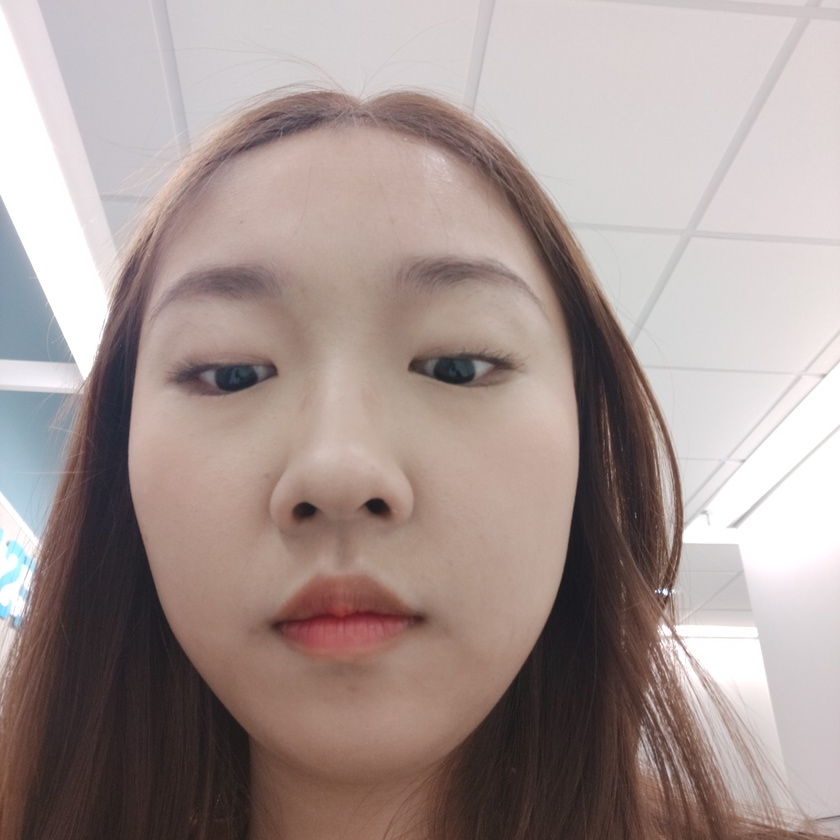
#> input picture python part/wyc8.jpg, 840 x 840 px, shrunk from 4312 x 4312 before the run
$ jupyter execute --allow-errors APL.ipynb   (shell and % lines are left out)   (older library calls are emulated)
#> lines starting #> are read from the running program, lines starting #| are printed output that depends on the picture; after the words box and inside, x2 and y2 are one past the last pixel; in counts of white or black regions, pixels touching at a corner belong together
[cell 1]
import numpy as np
import cv2 as cv
import matplotlib.pyplot as plt
import scipy.signal as sg
import scipy as sp
from mpl_toolkits import mplot3d
import ellipses as el
from matplotlib.patches import Ellipse
# helper functions
# ellipse fitting function
# [110 lines left out: functions efit, cfit, debubble, not called in this run]
# parameters:
zoomout = 1.2 #
ratio = .30
ratio1 = .68
narrower = 0
pns = 140
nns = 140
win = 6 # bilateral window size in pixel
print ('modules imported')

[cell 2]
#   faces eyes detection
face_cascade = cv.CascadeClassifier('C:\\Users\\wangy\\Anaconda2\\Lib\\site-packages\\cv2\\data\\haarcascade_frontalface_default.xml')
eye_cascade = cv.CascadeClassifier('C:\\Users\\wangy\\Anaconda2\\Lib\\site-packages\\cv2\\data\\haarcascade_eye.xml')
if (eye_cascade.empty()==True or face_cascade.empty()==True):
    print ('Fail to load xml data')
imgEye = []
img = cv.imread('wyc8.jpg')
#> img is the input picture: shape (840, 840, 3); mean B, G, R 146.5, 150, 165.4
gray = cv.cvtColor(img, cv.COLOR_BGR2GRAY)
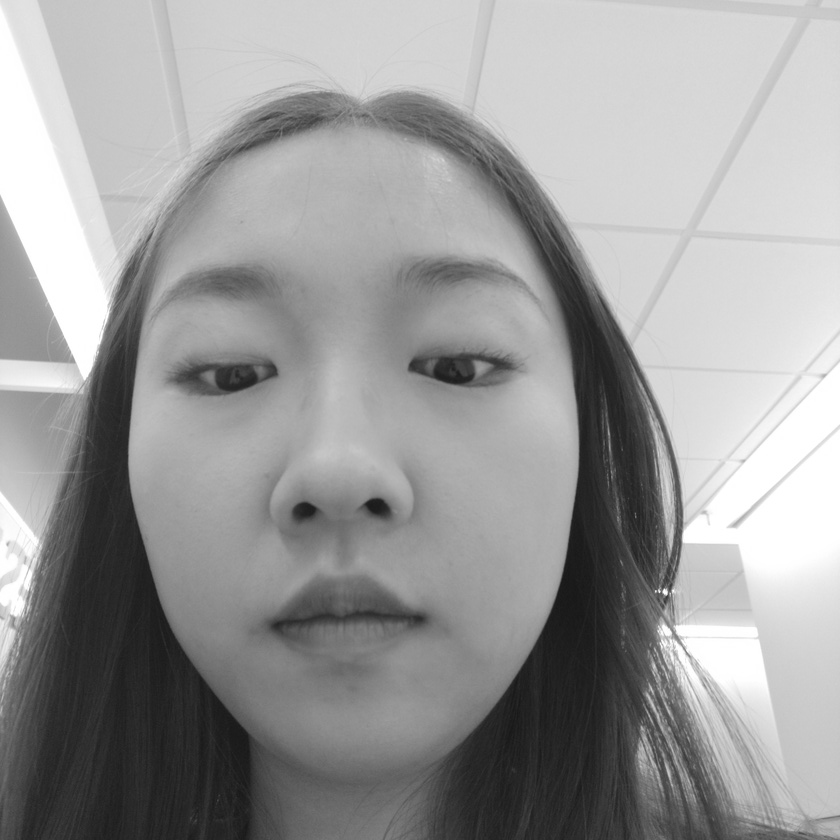
#> gray: shape (840, 840); min 23, max 255, mean 154.2
plt.imshow(gray, cmap='gray')
faces = face_cascade.detectMultiScale(gray, 1.3, 5)
#> faces = [[58, 143, 593, 593]]
if(len(faces) == 0):
    print("Face dectection failure")
for (x,y,w,h) in faces:
    cv.rectangle(img,(x,y),(x+w,y+h),(255,0,0),20)
    roi_gray = gray[y:y+h, x:x+w]
    plt.imshow(roi_gray,cmap='gray')
    roi_color = img[y:y+h, x:x+w]
    eyes = eye_cascade.detectMultiScale(roi_gray)
    for (ex,ey,ew,eh) in eyes:
        imgEye.append(cv.cvtColor(roi_color[ey+narrower:ey+(int)(ew), ex:ex+(int)(eh*zoomout)], cv.COLOR_BGR2GRAY))
        cv.rectangle(roi_color,(ex,ey),(ex+(int)(ew*1.4),ey+(int)(eh*1.4)),(0,255,0),10)
#> this loop made 1 pass
#> pass 1, `roi_gray = gray[y:y+h, x:x+w]`:
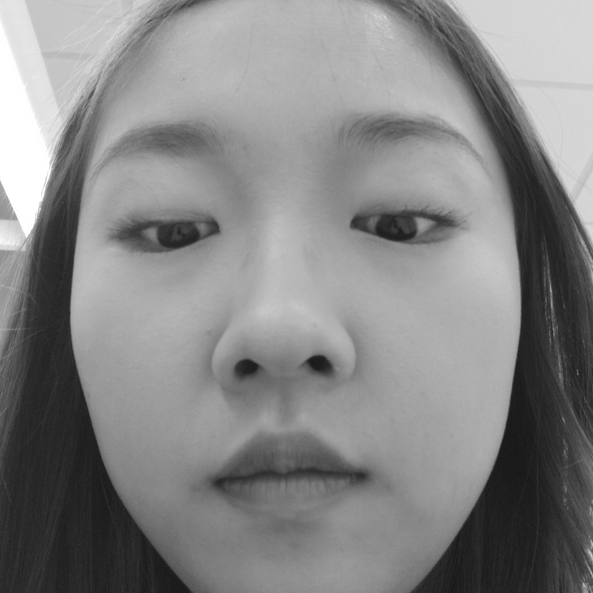
#> roi_gray: shape (593, 593); min 23, max 255, mean 133.3
#> after the loop:
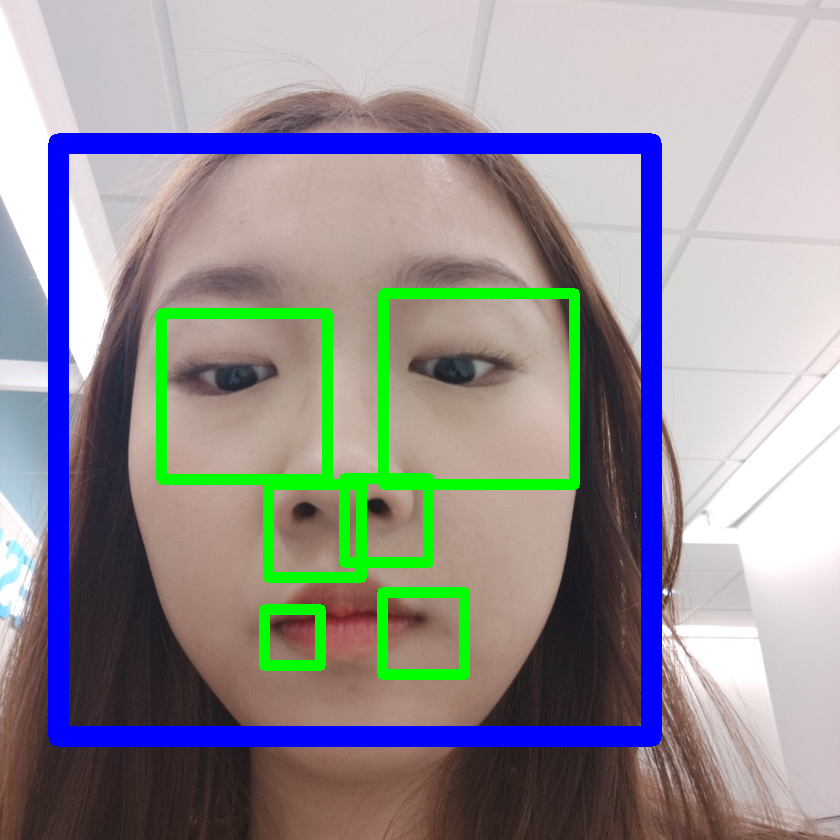
#> img: shape (840, 840, 3); 11.04% of pixels changed, all inside (x1, y1, x2, y2) = (48, 133, 662, 747)
#> after the loop:
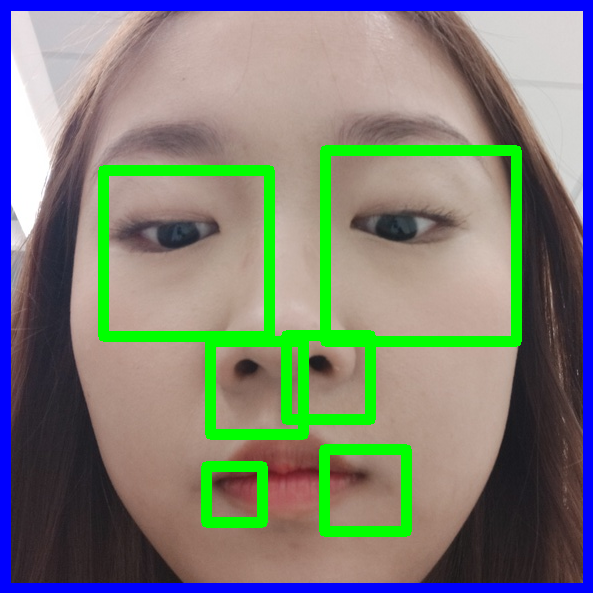
#> roi_color: shape (593, 593, 3); mean B, G, R 120.2, 128, 125.1
#> after the loop, imgEye = 6 items

plt.imshow(cv.cvtColor(img, cv.COLOR_BGR2RGB))
# plt.savefig('face20.jpg')
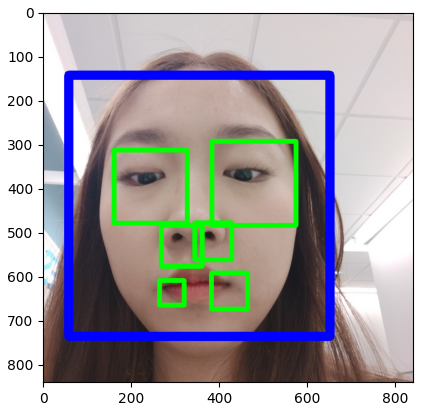
#> figure drawn by matplotlib, 1 panel

[cell 3]
# From eyes file
imgEye = []
eyefile = sp.misc.imread('l_eye.png')
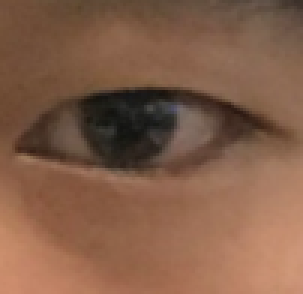
#> input picture python part/l_eye.png, 101 x 98 px, shrunk from 516 x 505 before the run (shown 3 times larger)
#> eyefile is the input picture: shape (98, 101, 4); mean R, G, B, A 130.8, 93.9, 72.5, 255
eyefile = cv.cvtColor(eyefile, cv.COLOR_BGR2GRAY)
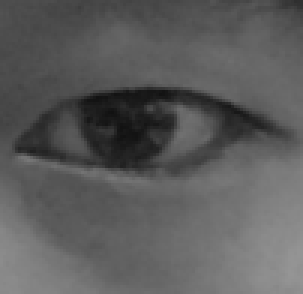
#> eyefile: shape (98, 101) (shown 3 times larger); min 17, max 149, mean 91.7
plt.imshow(eyefile, cmap='gray')
imgEye.append(eyefile)

#> (a cell that did not finish here is left out)

[cell 5]
#  eye corner localization
cfR = np.array([[-1,-1,-1, 1, 1, 1],
                [-1,-1,-1,-1, 1, 1],
                [-1,-1,-1,-1,-1, 1],
                [ 1, 1, 1, 1, 1, 1]])
cfL = np.array([[1,1,1,-1,-1,-1],[1,1,-1,-1,-1,-1],[1,-1,-1,-1,-1,-1],[1,1,1,1,1,1]])
# [4 lines of commented-out code are left out]
foR = sg.convolve2d(imgEye[0][:,:(int)(imgEye[0].shape[1]*ratio)], cfR, mode='valid')
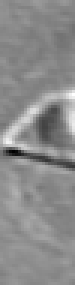
#> foR: shape (95, 25) int64 (shown 3 times larger); min -319, max 277, mean 7.3; drawn with min black and max white
maxpR = np.array([(int) (np.argmax(foR)/foR.shape[1]), np.argmax(foR)%foR.shape[1]])
#> maxpR = [31, 24]
#> (the rest of this cell did not finish here and is left out)

[cell 6]
gradx = cv.Sobel(imgEye[0],cv.CV_64F,1,0,ksize=5)
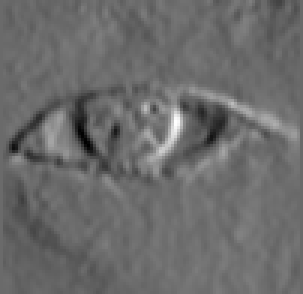
#> gradx: shape (98, 101) float64 (shown 3 times larger); min -1738, max 2437, mean 21.1; drawn with min black and max white
gradx_ = gradx.copy()

gradx = gradx[:,(int)(imgEye[0].shape[1]*ratio):]
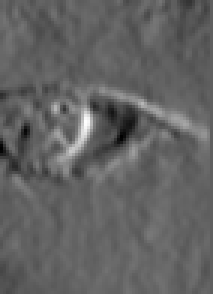
#> gradx: shape (98, 71) float64 (shown 3 times larger); min -1436, max 2437, mean 62.6; drawn with min black and max white
plt.figure()
plt.imshow(gradx,cmap='gray')
row, col = gradx.shape[0], gradx.shape[1]
#> row = 98; col = 71
fig, ax = plt.subplots(1)
ax.imshow((gradx_),cmap='gray')
plt.title('gardx')

ranks = np.argsort(gradx.flatten())
#> ranks = 6958 values, max 6957 at index 2295, min 0 at index 3859, mean 3478.5
cargpR = (ranks[-pns:] % col).astype('int')
#> cargpR = 140 values, max 68 at index 7, min 17 at index 11, mean 34.45
rargpR = (ranks[-pns:] / col).astype('int')
#> rargpR = 140 values, max 53 at index 18, min 31 at index 4, mean 41.77
cargpR += (int) ((imgEye[0].shape[1])*ratio)
#> cargpR = 140 values, max 98 at index 7, min 47 at index 11, mean 64.45
for i in range(pns):
    ax.add_patch(plt.Circle((cargpR[i], rargpR[i]), radius=1, color='red'))
cargnR = (ranks[0:nns] % col).astype('int')
#> cargnR = 140 values, max 63 at index 100, min 0 at index 0, mean 29.66
rargnR = (ranks[0:nns] / col).astype('int')
#> rargnR = 140 values, max 57 at index 130, min 0 at index 100, mean 41.66
cargnR += (int)((imgEye[0].shape[1])*ratio)
#> cargnR = 140 values, max 93 at index 100, min 30 at index 0, mean 59.66
for i in range(nns):
    ax.add_patch(plt.Circle((cargnR[i], rargnR[i]), radius=1, color='blue'))

# lefteye
#> (the rest of this cell did not finish here and is left out)
